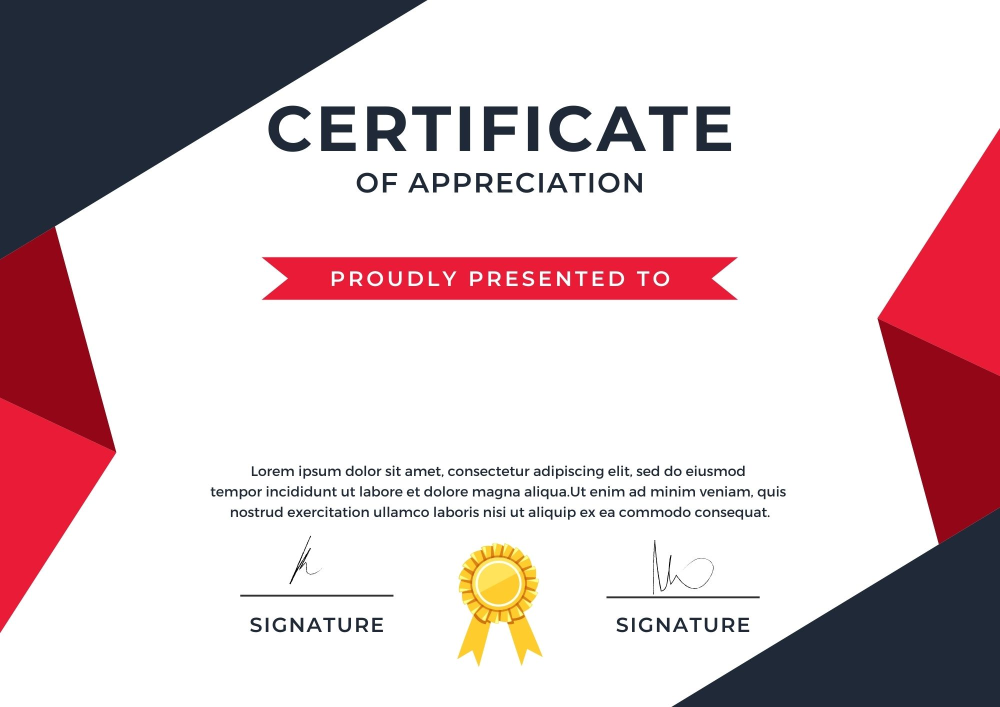
#> input picture Generate_Certificate/Certificate_Template.jpg, 2000 x 1414 px, found by its file name (shown at 1/2 size)
$ python certificate.py
#> lines starting #> are read from the running program, lines starting #| are printed output that depends on the picture
from PIL import Image, ImageDraw, ImageFont #library to play around images in python
img = Image.open("./Generate_Certificate/Certificate_Template.jpg")
#> img is the input picture: PIL image 2000x1414 RGB; mean R, G, B 214.7, 196.1, 199.5

import matplotlib.pyplot as plt #To plot the image and know the coordinates
import numpy as np

def print_img(img):
    plt.imshow(np.array(img))
    plt.show()

import cv2 #library for image processing

img = cv2.imread("./Generate_Certificate/Certificate_Template.jpg")
#> img: shape (1414, 2000, 3)
#> the answer given: Certificate_Template.jpg

def generate_certificate(img, name="Enter Name"):
#> called with name = 'Certificate_Template.jpg'
    generate_image = img.copy()
    font = cv2.FONT_HERSHEY_DUPLEX
    coordinates = (700,780) # know these coordinate using matplotlib
    font_size = 3.5
    font_color = (51,51,51)
    font_thickness = 10
    cv2.putText(generate_image,name, coordinates, font, font_size, font_color, font_thickness) # keep it in same format or google
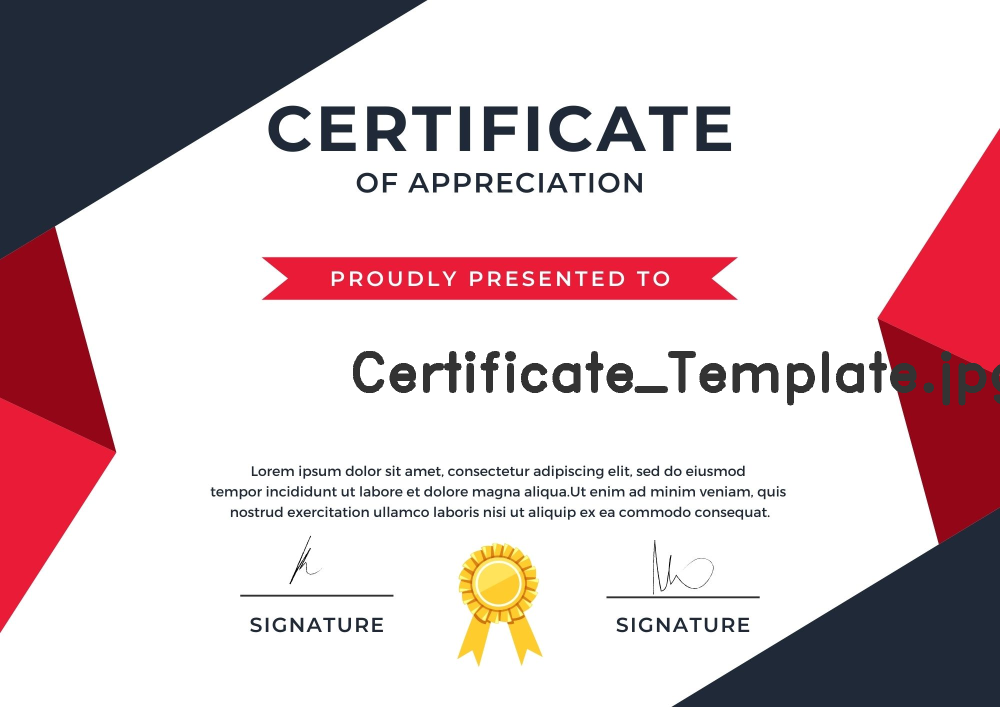
#> generate_image: shape (1414, 2000, 3) (shown at 1/2 size); mean B, G, R 197.1, 193.7, 212
    return generate_image # because automaticaly saved in generated_image

def save_img(img, name):
#> called with name = 'Certificate_Template.jpg'
    path = "./Generate_Certificate/Certi_{}.jpg".format(name)
    print(cv2.imwrite(path,img))
#| True

name = input("Enter the name you want on certificate: ")
generated_image = generate_certificate(img, name)
save_img(generated_image, name)
